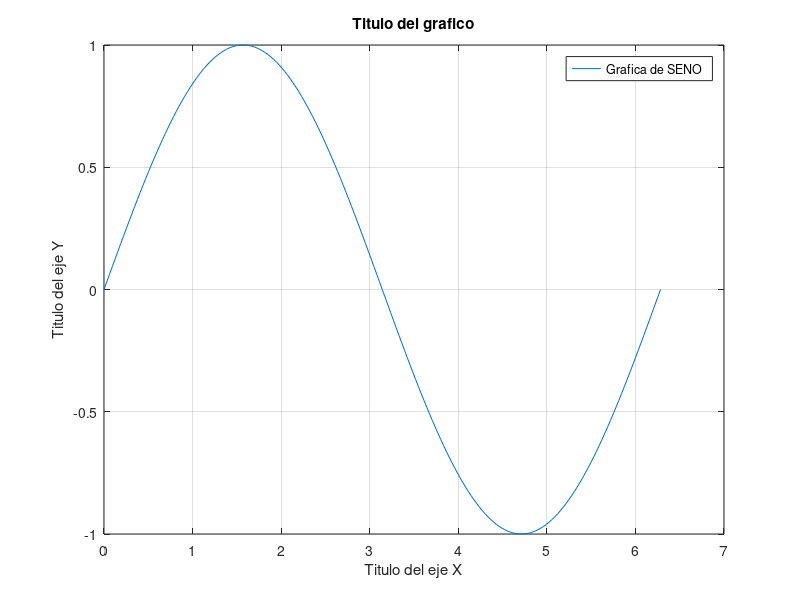

Write MATLAB code to recreate this figure.
%Graficas_Ejemplo1
%Graficamos la funcion de seno
%X = punto inicial : incremento : valor final
x=0: pi/100:2*pi; %Generamos el vector de X
x
y= sin(x); %Generamos el vector de Y
y
plot (x,y); %Mandamos a imprimir la grafica con la funcion plot
title('Titulo del grafico')
legend ('Grafica de SENO ')
grid on %mostramos cuadriculado
xlabel('Titulo del eje X')
ylabel('Titulo del eje Y')

%{
Si se desea graficar m?s de una curva, simplemente
se define antes de la instrucci?n
%}
%{
Y1= sin(x);
Y2= cos(x);
plot (x,Y1,x,Y2)
legend ('sen(x)', 'cos(x)')
%}
